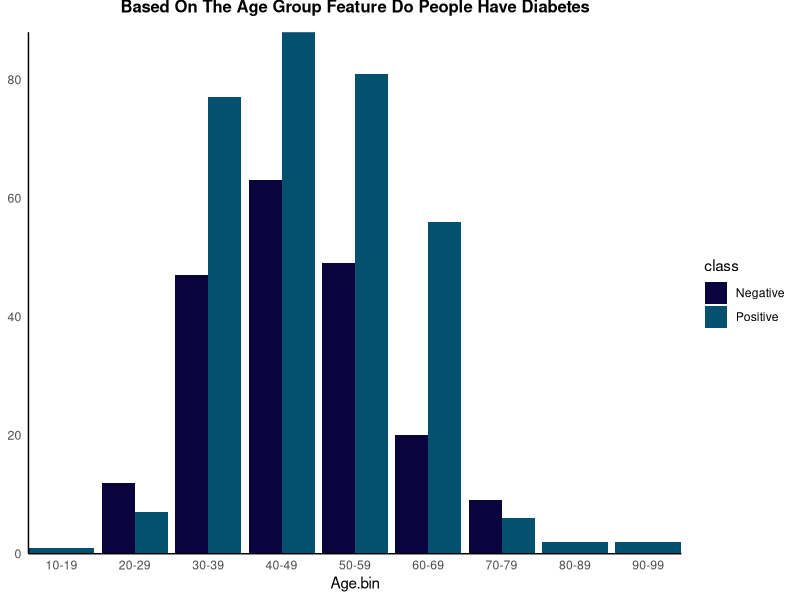
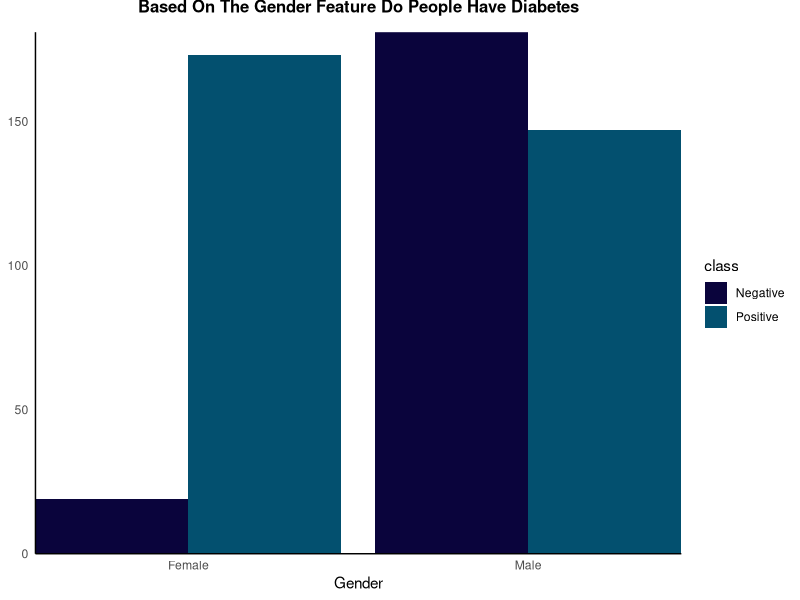
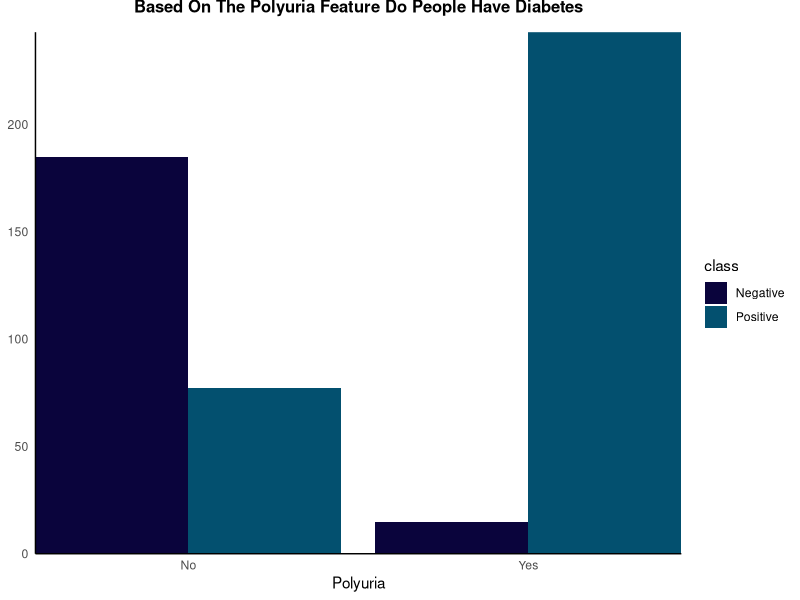
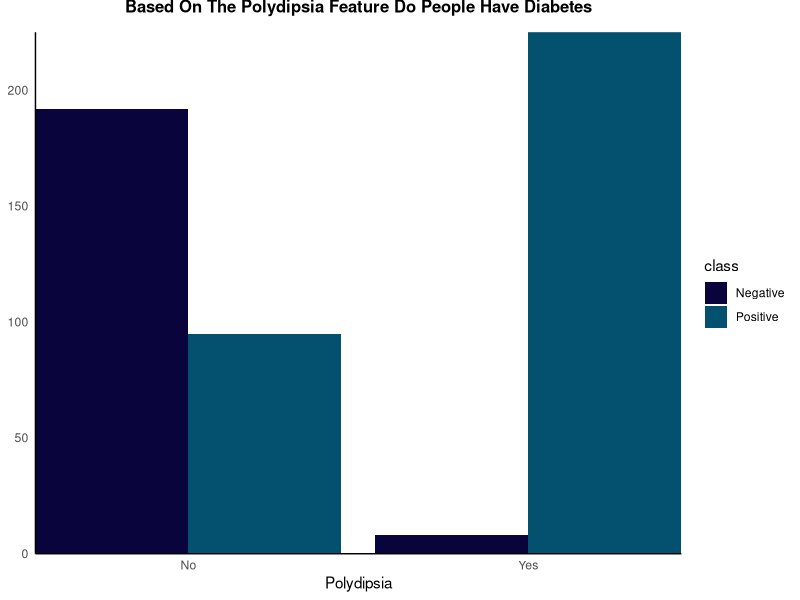
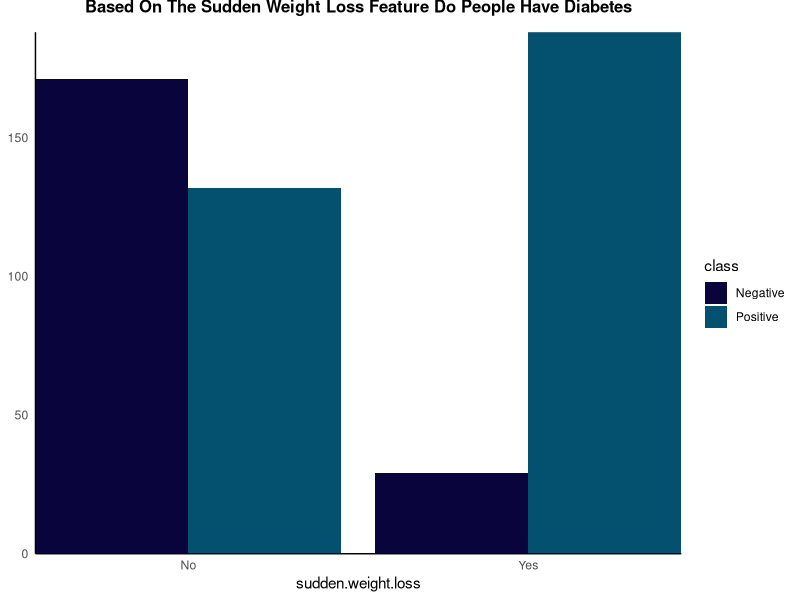
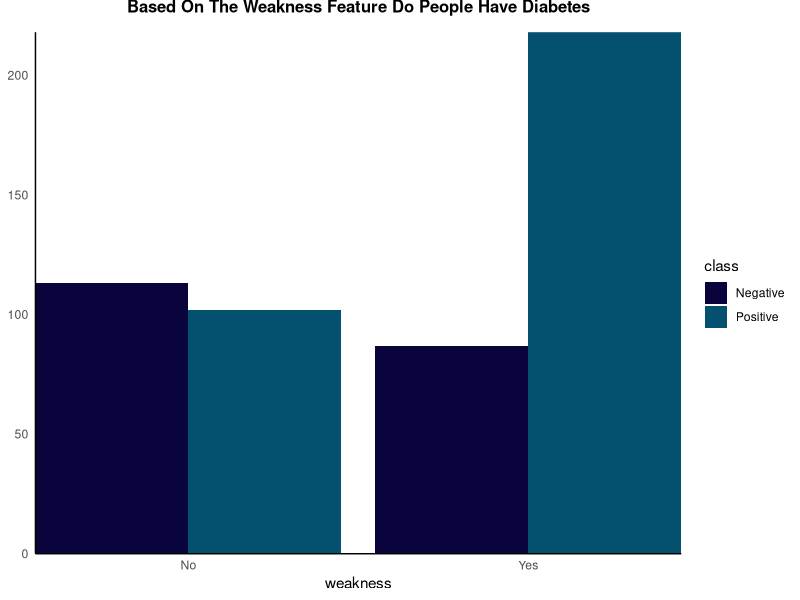
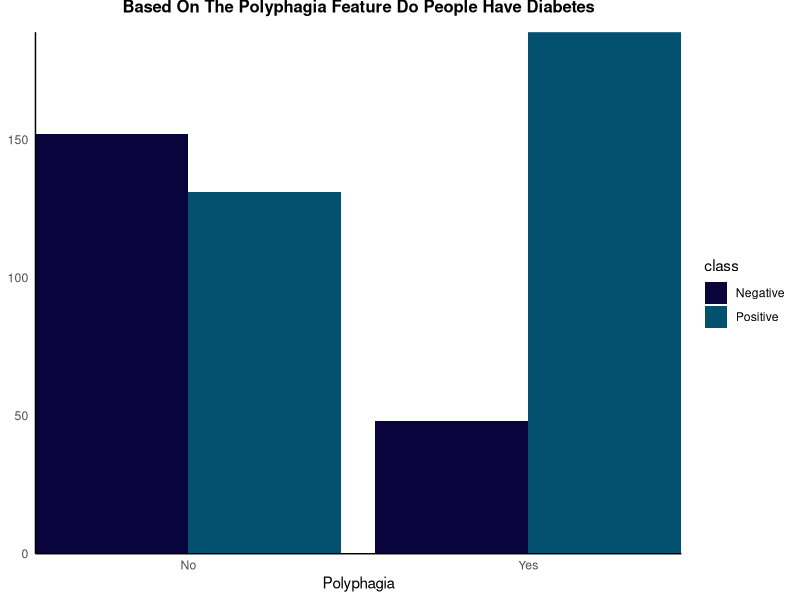
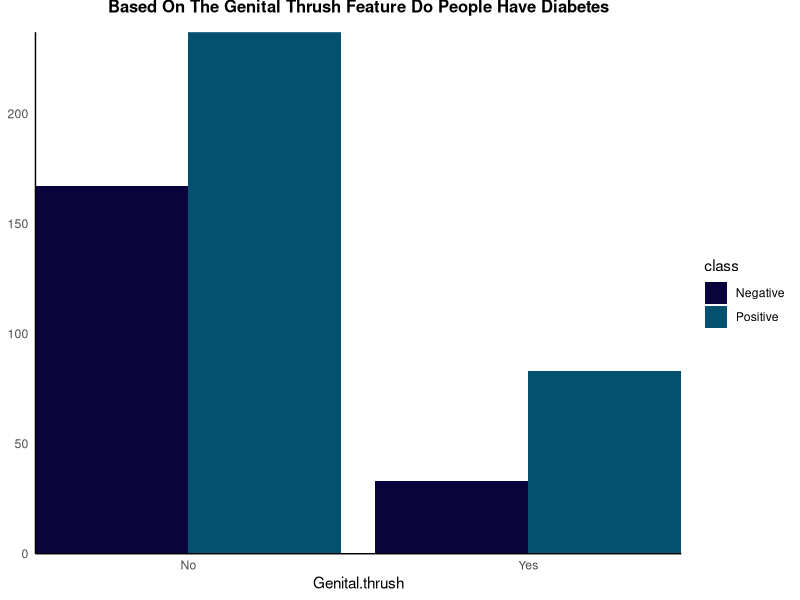

Recreate these plots in R, in order.
## ---- chunk 1
# setting the working directory 
setwd("~/Documents/R/Projects/Diabetes Classification")

# read in the csv 
df <- read.csv('diabetes_data_upload.csv')

# viewing the first 5 values in the df
head(df)
## ---- chunk 2
# seeing what the type of each column is 
sapply(df, class)
## ---- chunk 3
# checking to see the length of the df 
nrow(df)
## ---- chunk 4
# checking to see if any missing values in the features (there are no missing values) also making sure age 
# doesn't contain any outliers
summary(df)
## ---- chunk 5
# checking to see how many duplicates are in the dataset 
nrow(df[duplicated(df), ])
## ---- chunk 6
# importing required library 
library('ggplot2')

# function for creating the plots
create.plots <- function(df, x, fill, title){
  plot.title = paste('Based On The', title, 'Feature Do People Have Diabetes')
  p <- ggplot(data = df, aes(x = {{x}}, fill = {{fill}})) + 
    geom_bar(position = position_dodge())+
    ggtitle(plot.title)+
    # removing the space between the x values and the bars
    scale_y_continuous(expand = c(0,0)) + scale_x_discrete(expand = c(0,0)) + 
    scale_fill_manual(values=c("#0a043c", "#03506f")) +
    theme_classic()+
    theme(
      plot.title = element_text(
        size = 12, # the size of the title
        face = 'bold', # making sure the title is bold
        hjust = 0.5, # centering title 
        vjust = 3 # moving the title up 
      ),
      axis.ticks.x = element_blank(), # removing the ticks on the x axis
      axis.title.y = element_blank(), # getting rid of the y axis title
      axis.ticks.y = element_blank(), # removing the ticks on the y axis
    )
  return(p)
}
## ---- chunk 7
# binning the age
df$Age.bin <- cut(df$Age, breaks = c(9,19,29,39,49,59,69,79,89,99), 
                 labels = c('10-19', '20-29', '30-39', '40-49', '50-59', '60-69', '70-79', '80-89', '90-99'))
title = 'Age Group'

# creating the plot
create.plots(df,Age.bin, class, title)
## ---- chunk 8
title = 'Gender'
create.plots(df,Gender, class, title)
## ---- chunk 9
title = 'Polyuria'
create.plots(df,Polyuria, class, title)
## ---- chunk 10
title = 'Polydipsia'
create.plots(df,Polydipsia, class, title)
## ---- chunk 11
title = 'Sudden Weight Loss'
create.plots(df,sudden.weight.loss, class, title)
## ---- chunk 12
title = 'Weakness'
create.plots(df,weakness, class, title)
## ---- chunk 13
title = 'Polyphagia'
create.plots(df,Polyphagia, class, title)
## ---- chunk 14
title = 'Genital Thrush'
create.plots(df,Genital.thrush, class, title)
## ---- chunk 15
title = 'Visual Blurring'
create.plots(df,visual.blurring, class, title)
## ---- chunk 16
title = 'Itching'
create.plots(df,Itching, class, title)
## ---- chunk 17
title = 'Irritability'
create.plots(df,Irritability, class, title)
## ---- chunk 18
title = 'Delayed Healing'
create.plots(df,delayed.healing, class, title)
## ---- chunk 19
title = 'Partial Paresis'
create.plots(df,partial.paresis, class, title)
## ---- chunk 20
title = 'Muscle Stiffness'
create.plots(df,muscle.stiffness, class, title)
## ---- chunk 21
title = 'Alopecia'
create.plots(df,Alopecia, class, title)
## ---- chunk 22
title = 'Obesity'
create.plots(df,Obesity, class, title)
## ---- chunk 23
title = 'How Many People Diabetes'
ggplot(data = df, aes(x = class)) + 
  geom_bar(fill = '#222831') +
  xlab('Class')+
  ggtitle(title) +
  # removing the space between the x values and the bars
  scale_y_continuous(expand = c(0,0)) + scale_x_discrete(expand = c(0,0)) + 
  theme_classic()+
  theme(
    plot.title = element_text(
      size = 12, # the size of the title
      face = 'bold', # making sure the title is bold
      hjust = 0.5, # centering title
      vjust = 3 # moving the title up
    ),
    axis.ticks.x = element_blank(), # removing the ticks on the x axis
    axis.title.y = element_blank(), # getting rid of the y axis title
    axis.ticks.y = element_blank(), # removing the ticks on the y axis
  )
## ---- chunk 24
# importing required library
library(dplyr)

# converting all the features to type char
df %>%
  mutate_all(as.character) -> df
## ---- chunk 25
# male = 0 and female = 1
df$Gender[df$Gender == 'Male'] <- 0
df$Gender[df$Gender == 'Female'] <- 1

# checking to make sure the change occurred 
unique(df$Gender)
## ---- chunk 26
# No = 0 and Yes = 1
df[df == 'No'] <- 0
df[df == 'Yes'] <- 1

# checking to see if the values of Polyuria changed 
unique(df$Polyuria)
## ---- chunk 27
# Negative = 0 and Positive = 1
df$class[df$class == 'Negative'] <- 0
df$class[df$class == 'Positive'] <- 1

# checking to see if the values of class changed 
unique(df$class)
## ---- chunk 28
# function that does min-max scaling because I want the values to be in a range of 0 and 1 
normalize.min_max <- function(x){
  return((x - min(x))/(max(x) - min(x)))
}
## ---- chunk 29
# converting Age to numeric type 
df$Age <- as.numeric(df$Age)

df$Age <- normalize.min_max(df$Age)

# checking the summary of Age to make sure the scaling worked
summary(df$Age)
## ---- chunk 30
# removing the Age.bin from the dataframe 
df <- subset(df, select=-c(Age.bin))

# converting the type of all the features to numeric
df %>%
  mutate_all(as.factor) -> df

# making sure all the values are numeric and that they all contain the correct values
summary(df)
## ---- chunk 31
# this preserves the results 
set.seed(101)

# import required library 
library(caTools)

# 70% training and 30% testing
split = sample.split(df$class, SplitRatio = 0.7)
training_df <- subset(df, split == TRUE)
testing_df <- subset(df, split == FALSE)
## ---- chunk 32
# checking the number of rows in the training_df 
nrow(training_df)
## ---- chunk 33
# checking to see how many people in the training_df have diabetes
nrow(training_df[training_df$class == 1,])
## ---- chunk 34
# checking the number of rows in the testing_df 
nrow(testing_df)
## ---- chunk 35
# checking to see how many people in the testing_df have diabetes
nrow(testing_df[testing_df$class == 1,])
## ---- chunk 36
# importing required libraries
library(caret) # install.packages('caret', dependencies = TRUE) <- e1071 error will occur
library(party)

# decision tree model
tree.model <- ctree(class ~., data = training_df)

# predicting with the model 
tree.prediction <- predict(tree.model, testing_df)

# view the confusion matrix 
confusionMatrix(tree.prediction, testing_df$class)
## ---- chunk 37
# importing required library 
library(randomForest)

# random forest model
forest.model <- randomForest(class ~., data = training_df)

# predicting with the model 
forest.predict <- predict(forest.model, testing_df)

# viewing the confusion matrix 
confusionMatrix(forest.predict, testing_df$class)
